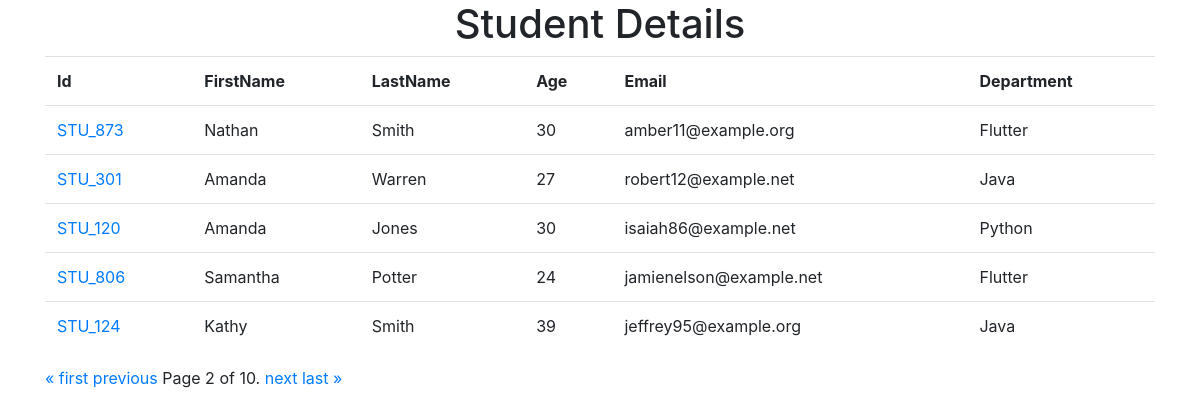
Screenshot of /?page=2 with the database file from the repository.
### studentapp/models.py (models this page shows)
class Student(models.Model):
    dept = models.ForeignKey(Department, on_delete=models.CASCADE)
    student_id = models.OneToOneField(StudentId, on_delete=models.CASCADE)
    firstname = models.CharField(max_length=50)
    lastname = models.CharField(max_length=50)
    age = models.IntegerField()
    email=models.CharField(max_length=50)

class StudentId(models.Model):
    student_id = models.CharField(max_length=20)

class Department(models.Model):
    deptname = models.CharField(max_length=50)

### studentapp/views.py (the view)
# urls.py: path("",index,name="index"),
def index(request):
    studentData = Student.objects.all()
    paginator = Paginator(studentData, 5)
    page_number = request.GET.get("page")
    page_obj = paginator.get_page(page_number)
    return render(request, 'index.html',{"studentData":page_obj})

### templates/index.html (shortened to what this page needs)
<!DOCTYPE html>
<html lang="en">
<head>
    <link rel="stylesheet" href="https://cdn.jsdelivr.net/npm/bootstrap@4.4.1/dist/css/bootstrap.min.css"
>
</head>
<body>
    <div class="container">
        <div class="row">
            <div class="col-12">
                <h1 align="center">Student Details</h1>
                <table class="table">
                    <tr>
                        <th>Id</th>
                        <th>FirstName</th>
                        <th>LastName</th>
                        <th>Age</th>
                        <th>Email</th>
                        <th>Department</th>
                    </tr>
                    {%for i in studentData%}
                    <tr>
                        <td><a href="{%url 'marks' i.student_id.student_id%}">{{i.student_id.student_id}}</a></td>
                        <td>{{i.firstname}}</td>
                        <td>{{i.lastname}}</td>
                        <td>{{i.age}}</td>
                        <td>{{i.email}}</td>
                        <td>{{i.dept.deptname}}</td>
                    </tr>
                    {%endfor%}
                </table>
                <div class="pagination">
                    <span class="step-links">
                        {% if studentData.has_previous %}
                        <a href="?page=1">&laquo; first</a>
                        <a href="?page={{ studentData.previous_page_number }}">previous</a>
                        {% endif %}
                        <span class="current">
                            Page {{ studentData.number }} of {{ studentData.paginator.num_pages }}.
                        </span>
                        {% if studentData.has_next %}
                        <a href="?page={{ studentData.next_page_number }}">next</a>
                        <a href="?page={{ studentData.paginator.num_pages }}">last &raquo;</a>
                        {% endif %}
                    </span>
                </div>
            </div>
        </div>
    </div>
</body>
</html>

### rows the page displays
Student: student_id.student_id "STU_873", firstname "Nathan", lastname "Smith", age "30", email "amber11@example.org", dept.deptname "Flutter"
Student: student_id.student_id "STU_301", firstname "Amanda", lastname "Warren", age "27", email "robert12@example.net", dept.deptname "Java"
Student: student_id.student_id "STU_120", firstname "Amanda", lastname "Jones", age "30", email "isaiah86@example.net", dept.deptname "Python"
Student: student_id.student_id "STU_806", firstname "Samantha", lastname "Potter", age "24", email "jamienelson@example.net", dept.deptname "Flutter"
Student: student_id.student_id "STU_124", firstname "Kathy", lastname "Smith", age "39", email "jeffrey95@example.org", dept.deptname "Java"

### other values shown
{{ studentData.number }} "2"
{{ studentData.paginator.num_pages }} "10"
